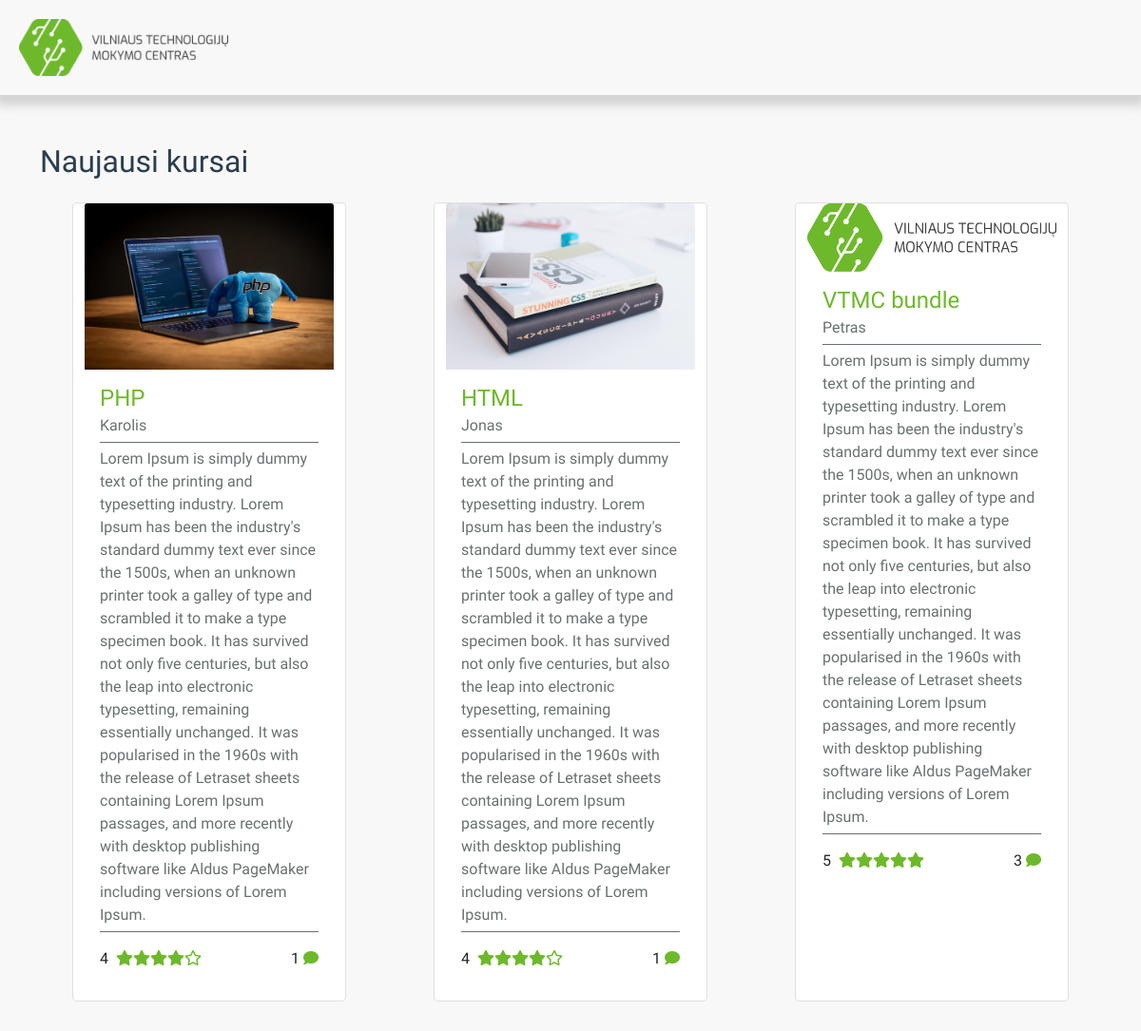
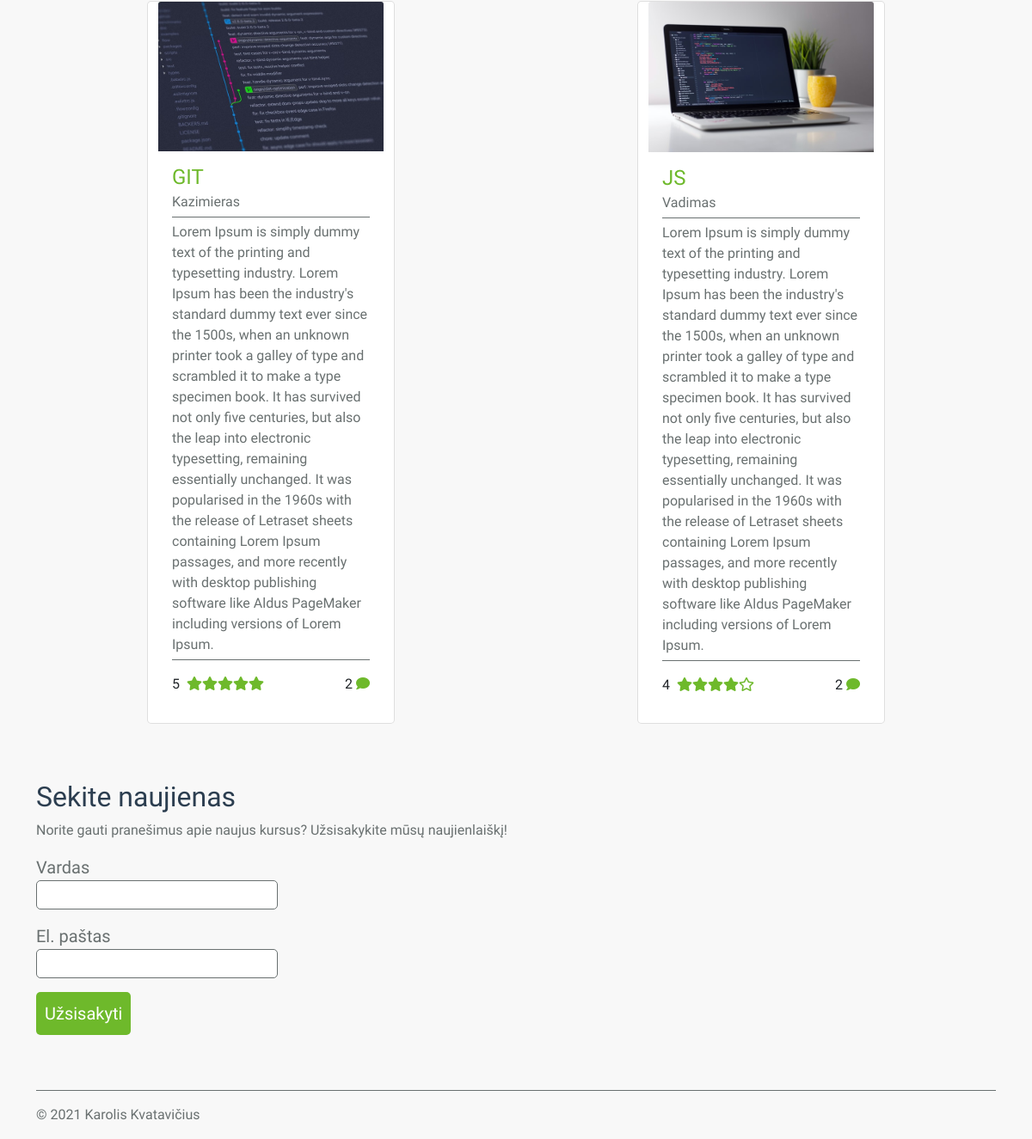
Page /U3_Karolis_Kvatavicius/index.php on the committed database (2 pictures, top to bottom).
### tables this page shows
CREATE TABLE `courses` (
  `id` int(10) UNSIGNED NOT NULL,
  `author` varchar(50) NOT NULL,
  `creation_date` timestamp NOT NULL DEFAULT current_timestamp(),
  `title` varchar(50) NOT NULL,
  `short_description` varchar(200) NOT NULL,
  `long_description` text NOT NULL,
  `image_path` varchar(255) NOT NULL,
  `popularity` bigint(20) UNSIGNED NOT NULL,
  `price` int(10) UNSIGNED NOT NULL,
  `rating` int(11) NOT NULL
);

### U3_Karolis_Kvatavicius/index.php (the view, shortened to what this page needs)
<!DOCTYPE html>
<html lang="lt">
<head>
    <link rel="stylesheet" href="https://pro.fontawesome.com/releases/v5.10.0/css/all.css" />
    <link rel="stylesheet" href="https://cdn.jsdelivr.net/npm/bootstrap@5.0.1/dist/css/bootstrap.min.css">
    <link rel="stylesheet" href="./css/style.css">
</head>
<?php
$mysqli = new mysqli(HOST, USER, PASSWORD, DATABASE);
$result = mysqli_query($mysqli, "select courses.id, title, image_path, long_description, author, rating, count(comments.id) as comments_count from courses
JOIN comments on courses.id=comments.course_id GROUP BY comments.course_id");
?>
<body>
    <header class="mb-5">
        <img id="logo" src="./img/logo.png" alt="logo">
    </header>
    <main>
        <section>
            <div class="container">
                <h2>Naujausi kursai</h2>
                <div class="row">
                    <?php
                    while ($row = mysqli_fetch_object($result)) {
                    ?>
                        <div class="card col mx-auto col-4 my-3 mx-2" style="width: 18rem;">
                            <img src="<?= $row->image_path ?>" class="card-img-top" alt="css">
                            <div class="card-body">
                                <h5 class="card-title"><a href="#"><?= $row->title ?></a></h5>
                                <h6 class="card-subtitle mb-2 text-muted"><?= $row->author ?></h6>
                                <p class="card-text"><?= $row->long_description ?></p>
                                <p class="d-flex justify-content-between">
                                    <span><?= $row->rating ?>&nbsp;
                                        <?php
                                        for ($i = 1; $i <= 5; $i++) {
                                            if ($i <= $row->rating) {
                                                echo '<i id="star-' . $i . '" class="fas fa-star ' . $row->id . '"></i>';
                                            } else {
                                                echo '<i id="star-' . $i . '" class="far fa-star ' . $row->id . '"></i>';
                                            }
                                        }
                                        ?>
                                    </span>
                                    <span><?= $row->comments_count ?>&nbsp;<i class="fas fa-comment"></i></span>
                                </p>
                            </div>
                        </div>
                    <?php
                    }
                    ?>
                </div>
            </div>
        </section>
        <section>
            <div class="container">
                <h2>Sekite naujienas</h2>
                <p id="subtitle">Norite gauti pranešimus apie naujus kursus? Užsisakykite mūsų naujienlaiškį!</p>
                <div class="row">
                    <div class="col">
                        <form action="#" method="post">
                            <label for="name">Vardas</label><br>
                            <input class="mb-3" type="text" name="name" id="name"><br>
                            <label for="email">El. paštas</label><br>
                            <input class="mb-3" type="email" name="email" id="email"><br>
                            <input id="submit" class="mb-3" type="submit" value="Užsisakyti"><br>
                        </form>
                    </div>
                </div>
            </div>
        </section>
    </main>
    <div class="container">
        <footer class="mt-5 pt-3">
            <p>&copy; 2021 Karolis Kvatavičius</p>
        </footer>
    </div>
</body>
</html>

### U3_Karolis_Kvatavicius/css/style.css (style rules this page uses)
body, html { font-family: 'Exo', sans-serif; background: #f8f8f8; }
header { border-bottom: 1px solid lightgrey; box-shadow: 0 5px 10px 5px lightgrey; }
h2 { color: #2c3e50; font-size: 32px; font-weight: 400; margin-top: 50px !important; }
#logo { height: 60px; margin: 20px;; }
.card, input { border-radius: 5px !important; }
form { font-size: 20px; font-weight: 200; }
input { border: 1px solid #697070; }
.card-title a, i { text-decoration: none; color: #6eb92b; }
.card-title { font-size: 24px; font-weight: 400; }
.card-subtitle, .card-text { font-size: 16px; font-weight: 200; }
.card-subtitle, .card-text, #subtitle, label, footer { color: #697070 !important; }
.card-text { border-top: 1px solid #697070; border-bottom: 1px solid #697070; padding: 5px 0; }
#submit { border: none; padding: 10px; border-radius: 5px; background-color: #6eb92b; color: #ffffff; }
footer { border-top: 1px solid #697070; }

### rows in the picture
courses: image_path (picture), title "PHP", author "Karolis", long_description "Lorem Ipsum is simply dummy text of the printing and typesetting industry. Lorem Ipsum has been the industry's standard dummy text ever since the 1500s, when an unknown printer took a galley of type and scrambled it to make a type specimen book. It has survived not only five centuries, but also the leap into electronic typesetting, remaining essentially unchanged. It was popularised in the 1960s with the release of Letraset sheets containing Lorem Ipsum passages, and more recently with desktop publishing software like Aldus PageMaker including versions of Lorem Ipsum.", rating "4", comments_count "1"
courses: image_path (picture), title "HTML", author "Jonas", long_description "Lorem Ipsum is simply dummy text of the printing and typesetting industry. Lorem Ipsum has been the industry's standard dummy text ever since the 1500s, when an unknown printer took a galley of type and scrambled it to make a type specimen book. It has survived not only five centuries, but also the leap into electronic typesetting, remaining essentially unchanged. It was popularised in the 1960s with the release of Letraset sheets containing Lorem Ipsum passages, and more recently with desktop publishing software like Aldus PageMaker including versions of Lorem Ipsum.", rating "4", comments_count "1"
courses: image_path (picture), title "VTMC bundle", author "Petras", long_description "Lorem Ipsum is simply dummy text of the printing and typesetting industry. Lorem Ipsum has been the industry's standard dummy text ever since the 1500s, when an unknown printer took a galley of type and scrambled it to make a type specimen book. It has survived not only five centuries, but also the leap into electronic typesetting, remaining essentially unchanged. It was popularised in the 1960s with the release of Letraset sheets containing Lorem Ipsum passages, and more recently with desktop publishing software like Aldus PageMaker including versions of Lorem Ipsum.", rating "5", comments_count "3"
courses: image_path (picture), title "GIT", author "Kazimieras", long_description "Lorem Ipsum is simply dummy text of the printing and typesetting industry. Lorem Ipsum has been the industry's standard dummy text ever since the 1500s, when an unknown printer took a galley of type and scrambled it to make a type specimen book. It has survived not only five centuries, but also the leap into electronic typesetting, remaining essentially unchanged. It was popularised in the 1960s with the release of Letraset sheets containing Lorem Ipsum passages, and more recently with desktop publishing software like Aldus PageMaker including versions of Lorem Ipsum.", rating "5", comments_count "2"
courses: image_path (picture), title "JS", author "Vadimas", long_description "Lorem Ipsum is simply dummy text of the printing and typesetting industry. Lorem Ipsum has been the industry's standard dummy text ever since the 1500s, when an unknown printer took a galley of type and scrambled it to make a type specimen book. It has survived not only five centuries, but also the leap into electronic typesetting, remaining essentially unchanged. It was popularised in the 1960s with the release of Letraset sheets containing Lorem Ipsum passages, and more recently with desktop publishing software like Aldus PageMaker including versions of Lorem Ipsum.", rating "4", comments_count "2"
